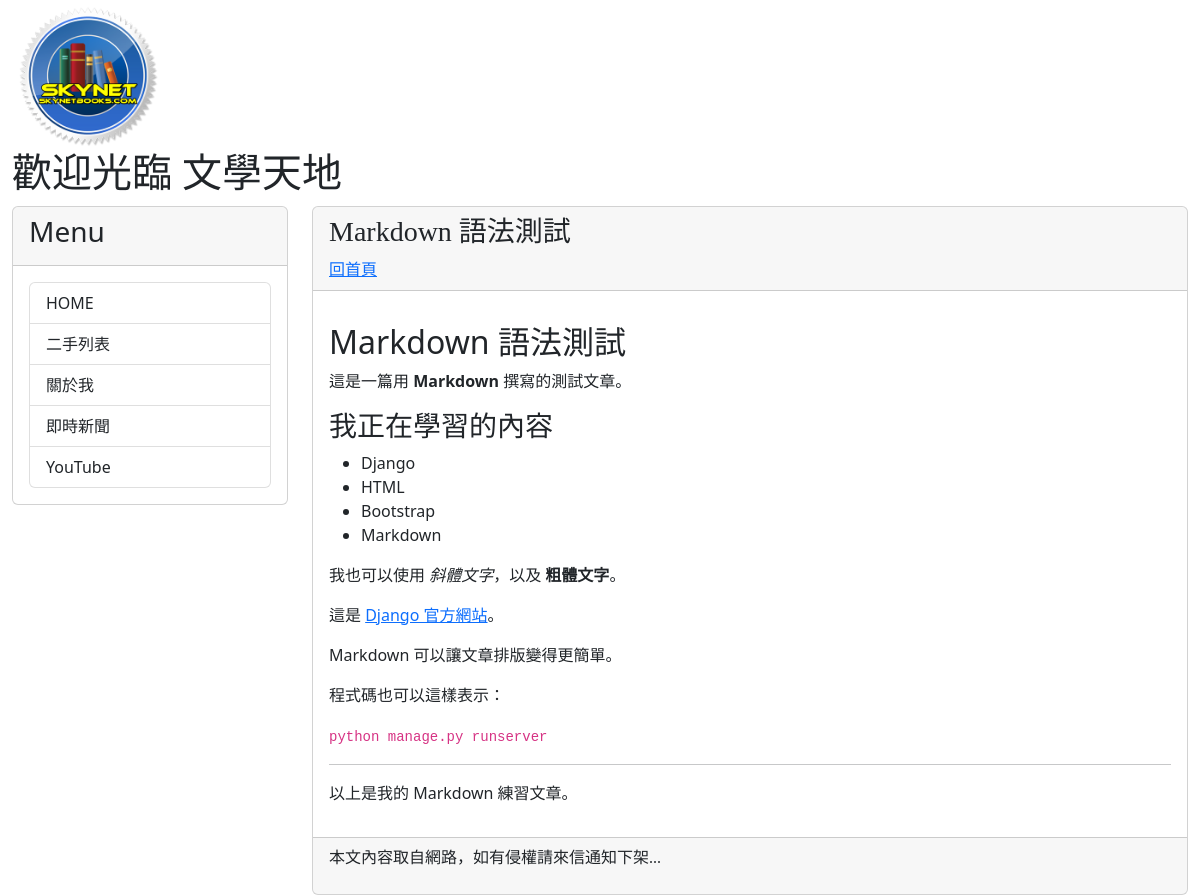
Screenshot of /post/post6/ with the database file from the repository.
### mysite/models.py (models this page shows, shortened)
class Post(models.Model):
    title = models.CharField(max_length=200)
    slug = models.CharField(max_length=200)
    body = models.TextField()
    pub_date = models.DateTimeField(auto_now_add=True)
    class Meta:
        ordering = ('-pub_date',)

### mysite/views.py (the view)
# urls.py: path('post/<slug:slug>/', showpost),
def showpost(request, slug):
    try:
        post = Post.objects.get(slug=slug)
        if post != None:
            return render(request, 'post.html', locals())
    except:
        return redirect('/')

### mysite/templatetags/markdown_extras.py (called while the page is built)
@register.filter
@stringfilter
def convert_markdown(text):
    return markdown.markdown(text)

### templates/post.html (shortened to what this page needs)
{% extends 'base.html' %}
{% load markdown_extras %}
{% block headmessage %}
<h3 style="font-family:微軟正黑體;">
    {{ post.title }}
</h3>
<a style="font-family:微軟正黑體;" href="/">
    回首頁
</a>
{% endblock %}
{% block content %}
<p style="font-family:微軟正黑體;font-size:12pt;letter-spacing:2pt;">
    {{ post.body | convert_markdown | safe }}
</p>
{% endblock %}

### rows the page displays
Post: title "Markdown 語法測試", body|convert_markdown "Markdown 語法測試 這是一篇用 Markdown 撰寫的測試文章。 我正在學習的內容 Django HTML Bootstrap Markdown 我也可以使用 斜體文字 ，以及 粗體文字 。 這是 Django 官方網站 。 Markdown 可以讓文章排版變得更簡單。 程式碼也可以這樣表示： python manage.py runserver 以上是我的 Markdown 練習文章。"
